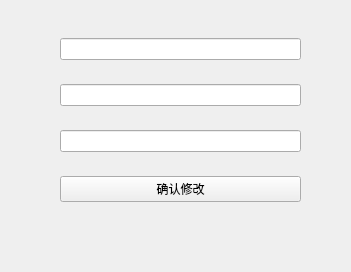
<?xml version="1.0" encoding="UTF-8"?>
<ui version="4.0">
 <class>Form</class>
 <widget class="QWidget" name="Form">
  <property name="geometry">
   <rect>
    <x>0</x>
    <y>0</y>
    <width>351</width>
    <height>272</height>
   </rect>
  </property>
  <property name="windowTitle">
   <string>修改密码</string>
  </property>
  <widget class="QWidget" name="layoutWidget">
   <property name="geometry">
    <rect>
     <x>60</x>
     <y>20</y>
     <width>241</width>
     <height>201</height>
    </rect>
   </property>
   <layout class="QGridLayout" name="gridLayout">
    <item row="0" column="0">
     <widget class="QLineEdit" name="oldPwd">
      <property name="echoMode">
       <enum>QLineEdit::Password</enum>
      </property>
     </widget>
    </item>
    <item row="1" column="0">
     <widget class="QLineEdit" name="newPwd1">
      <property name="echoMode">
       <enum>QLineEdit::Password</enum>
      </property>
     </widget>
    </item>
    <item row="2" column="0">
     <widget class="QLineEdit" name="newPwd2">
      <property name="echoMode">
       <enum>QLineEdit::Password</enum>
      </property>
     </widget>
    </item>
    <item row="3" column="0">
     <widget class="QPushButton" name="changeBtn">
      <property name="text">
       <string>确认修改</string>
      </property>
     </widget>
    </item>
   </layout>
  </widget>
 </widget>
 <resources/>
 <connections/>
</ui>
